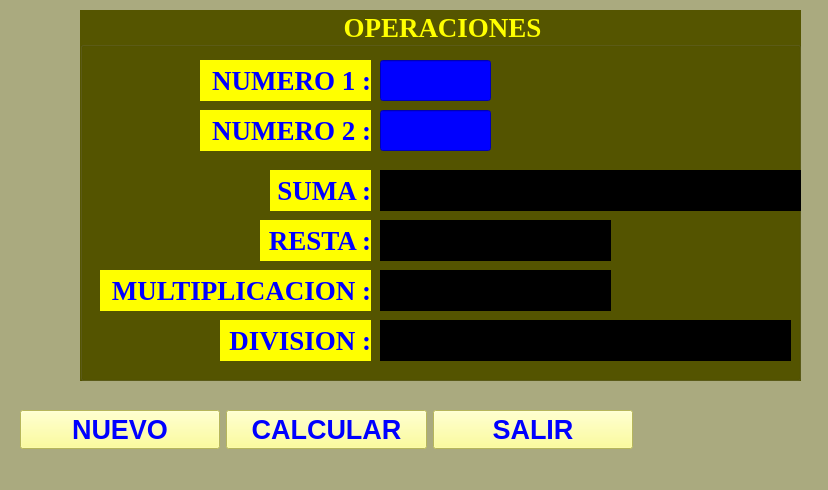
<?xml version="1.0" encoding="UTF-8"?>
<ui version="4.0">
 <class>MainWindow</class>
 <widget class="QMainWindow" name="MainWindow">
  <property name="geometry">
   <rect>
    <x>0</x>
    <y>0</y>
    <width>828</width>
    <height>490</height>
   </rect>
  </property>
  <property name="windowTitle">
   <string>OPERACIONES ARITMETICAS</string>
  </property>
  <property name="styleSheet">
   <string notr="true">background-color: rgb(170, 170, 127);</string>
  </property>
  <widget class="QWidget" name="centralwidget">
   <widget class="QGroupBox" name="gbxoperaciones">
    <property name="geometry">
     <rect>
      <x>80</x>
      <y>10</y>
      <width>721</width>
      <height>371</height>
     </rect>
    </property>
    <property name="font">
     <font>
      <family>Times New Roman</family>
      <pointsize>20</pointsize>
      <weight>75</weight>
      <bold>true</bold>
     </font>
    </property>
    <property name="styleSheet">
     <string notr="true">background-color: rgb(85, 85, 0);
color: rgb(255, 255, 0);
border-color: rgb(85, 170, 0);</string>
    </property>
    <property name="title">
     <string>OPERACIONES</string>
    </property>
    <property name="alignment">
     <set>Qt::AlignCenter</set>
    </property>
    <widget class="QLabel" name="label">
     <property name="geometry">
      <rect>
       <x>120</x>
       <y>50</y>
       <width>171</width>
       <height>41</height>
      </rect>
     </property>
     <property name="font">
      <font>
       <family>Times New Roman</family>
       <pointsize>20</pointsize>
       <weight>75</weight>
       <bold>true</bold>
      </font>
     </property>
     <property name="styleSheet">
      <string notr="true">color: rgb(0, 0, 255);
background-color: rgb(255, 255, 0);
</string>
     </property>
     <property name="text">
      <string>NUMERO 1 :</string>
     </property>
     <property name="alignment">
      <set>Qt::AlignRight|Qt::AlignTrailing|Qt::AlignVCenter</set>
     </property>
    </widget>
    <widget class="QLineEdit" name="tnumero1">
     <property name="geometry">
      <rect>
       <x>300</x>
       <y>50</y>
       <width>111</width>
       <height>41</height>
      </rect>
     </property>
     <property name="font">
      <font>
       <pointsize>20</pointsize>
       <weight>75</weight>
       <bold>true</bold>
      </font>
     </property>
     <property name="styleSheet">
      <string notr="true">color: rgb(255, 255, 0);
background-color: rgb(0, 0, 255);</string>
     </property>
     <property name="text">
      <string/>
     </property>
     <property name="alignment">
      <set>Qt::AlignCenter</set>
     </property>
    </widget>
    <widget class="QLabel" name="label_2">
     <property name="geometry">
      <rect>
       <x>120</x>
       <y>100</y>
       <width>171</width>
       <height>41</height>
      </rect>
     </property>
     <property name="font">
      <font>
       <family>Times New Roman</family>
       <pointsize>20</pointsize>
       <weight>75</weight>
       <bold>true</bold>
      </font>
     </property>
     <property name="styleSheet">
      <string notr="true">color: rgb(0, 0, 255);
background-color: rgb(255, 255, 0);
</string>
     </property>
     <property name="text">
      <string>NUMERO 2 :</string>
     </property>
     <property name="alignment">
      <set>Qt::AlignRight|Qt::AlignTrailing|Qt::AlignVCenter</set>
     </property>
    </widget>
    <widget class="QLineEdit" name="tnumero2">
     <property name="geometry">
      <rect>
       <x>300</x>
       <y>100</y>
       <width>111</width>
       <height>41</height>
      </rect>
     </property>
     <property name="font">
      <font>
       <pointsize>20</pointsize>
       <weight>75</weight>
       <bold>true</bold>
      </font>
     </property>
     <property name="styleSheet">
      <string notr="true">color: rgb(255, 255, 0);
background-color: rgb(0, 0, 255);</string>
     </property>
     <property name="text">
      <string/>
     </property>
     <property name="alignment">
      <set>Qt::AlignCenter</set>
     </property>
    </widget>
    <widget class="QLabel" name="label_3">
     <property name="geometry">
      <rect>
       <x>190</x>
       <y>160</y>
       <width>101</width>
       <height>41</height>
      </rect>
     </property>
     <property name="font">
      <font>
       <family>Times New Roman</family>
       <pointsize>20</pointsize>
       <weight>75</weight>
       <bold>true</bold>
      </font>
     </property>
     <property name="styleSheet">
      <string notr="true">color: rgb(0, 0, 255);
background-color: rgb(255, 255, 0);
</string>
     </property>
     <property name="text">
      <string>SUMA :</string>
     </property>
     <property name="alignment">
      <set>Qt::AlignRight|Qt::AlignTrailing|Qt::AlignVCenter</set>
     </property>
    </widget>
    <widget class="QLabel" name="lblsuma">
     <property name="geometry">
      <rect>
       <x>300</x>
       <y>160</y>
       <width>421</width>
       <height>41</height>
      </rect>
     </property>
     <property name="font">
      <font>
       <family>Times New Roman</family>
       <pointsize>15</pointsize>
       <weight>75</weight>
       <bold>true</bold>
      </font>
     </property>
     <property name="styleSheet">
      <string notr="true">color: rgb(255, 255, 255);
background-color: rgb(0, 0, 0);
</string>
     </property>
     <property name="text">
      <string/>
     </property>
     <property name="alignment">
      <set>Qt::AlignCenter</set>
     </property>
    </widget>
    <widget class="QLabel" name="label_4">
     <property name="geometry">
      <rect>
       <x>180</x>
       <y>210</y>
       <width>111</width>
       <height>41</height>
      </rect>
     </property>
     <property name="font">
      <font>
       <family>Times New Roman</family>
       <pointsize>20</pointsize>
       <weight>75</weight>
       <bold>true</bold>
      </font>
     </property>
     <property name="styleSheet">
      <string notr="true">color: rgb(0, 0, 255);
background-color: rgb(255, 255, 0);
</string>
     </property>
     <property name="text">
      <string>RESTA :</string>
     </property>
     <property name="alignment">
      <set>Qt::AlignRight|Qt::AlignTrailing|Qt::AlignVCenter</set>
     </property>
    </widget>
    <widget class="QLabel" name="lblresta">
     <property name="geometry">
      <rect>
       <x>300</x>
       <y>210</y>
       <width>231</width>
       <height>41</height>
      </rect>
     </property>
     <property name="font">
      <font>
       <family>Times New Roman</family>
       <pointsize>15</pointsize>
       <weight>75</weight>
       <bold>true</bold>
      </font>
     </property>
     <property name="styleSheet">
      <string notr="true">color: rgb(255, 255, 255);
background-color: rgb(0, 0, 0);
</string>
     </property>
     <property name="text">
      <string/>
     </property>
     <property name="alignment">
      <set>Qt::AlignCenter</set>
     </property>
    </widget>
    <widget class="QLabel" name="label_5">
     <property name="geometry">
      <rect>
       <x>20</x>
       <y>260</y>
       <width>271</width>
       <height>41</height>
      </rect>
     </property>
     <property name="font">
      <font>
       <family>Times New Roman</family>
       <pointsize>20</pointsize>
       <weight>75</weight>
       <bold>true</bold>
      </font>
     </property>
     <property name="styleSheet">
      <string notr="true">color: rgb(0, 0, 255);
background-color: rgb(255, 255, 0);
</string>
     </property>
     <property name="text">
      <string>MULTIPLICACION :</string>
     </property>
     <property name="alignment">
      <set>Qt::AlignRight|Qt::AlignTrailing|Qt::AlignVCenter</set>
     </property>
    </widget>
    <widget class="QLabel" name="lblproducto">
     <property name="geometry">
      <rect>
       <x>300</x>
       <y>260</y>
       <width>231</width>
       <height>41</height>
      </rect>
     </property>
     <property name="font">
      <font>
       <family>Times New Roman</family>
       <pointsize>15</pointsize>
       <weight>75</weight>
       <bold>true</bold>
      </font>
     </property>
     <property name="styleSheet">
      <string notr="true">color: rgb(255, 255, 255);
background-color: rgb(0, 0, 0);
</string>
     </property>
     <property name="text">
      <string/>
     </property>
     <property name="alignment">
      <set>Qt::AlignCenter</set>
     </property>
    </widget>
    <widget class="QLabel" name="label_6">
     <property name="geometry">
      <rect>
       <x>140</x>
       <y>310</y>
       <width>151</width>
       <height>41</height>
      </rect>
     </property>
     <property name="font">
      <font>
       <family>Times New Roman</family>
       <pointsize>20</pointsize>
       <weight>75</weight>
       <bold>true</bold>
      </font>
     </property>
     <property name="styleSheet">
      <string notr="true">color: rgb(0, 0, 255);
background-color: rgb(255, 255, 0);
</string>
     </property>
     <property name="text">
      <string>DIVISION :</string>
     </property>
     <property name="alignment">
      <set>Qt::AlignRight|Qt::AlignTrailing|Qt::AlignVCenter</set>
     </property>
    </widget>
    <widget class="QLabel" name="lbldivision">
     <property name="geometry">
      <rect>
       <x>300</x>
       <y>310</y>
       <width>411</width>
       <height>41</height>
      </rect>
     </property>
     <property name="font">
      <font>
       <family>Times New Roman</family>
       <pointsize>15</pointsize>
       <weight>75</weight>
       <bold>true</bold>
      </font>
     </property>
     <property name="styleSheet">
      <string notr="true">color: rgb(255, 255, 255);
background-color: rgb(0, 0, 0);
</string>
     </property>
     <property name="text">
      <string/>
     </property>
     <property name="alignment">
      <set>Qt::AlignCenter</set>
     </property>
    </widget>
   </widget>
   <widget class="QWidget" name="horizontalLayoutWidget">
    <property name="geometry">
     <rect>
      <x>20</x>
      <y>390</y>
      <width>613</width>
      <height>80</height>
     </rect>
    </property>
    <layout class="QHBoxLayout" name="horizontalLayout">
     <item>
      <widget class="QPushButton" name="bnuevo">
       <property name="sizePolicy">
        <sizepolicy hsizetype="Minimum" vsizetype="Fixed">
         <horstretch>0</horstretch>
         <verstretch>0</verstretch>
        </sizepolicy>
       </property>
       <property name="font">
        <font>
         <family>Tahoma</family>
         <pointsize>20</pointsize>
         <weight>75</weight>
         <bold>true</bold>
        </font>
       </property>
       <property name="layoutDirection">
        <enum>Qt::LeftToRight</enum>
       </property>
       <property name="styleSheet">
        <string notr="true">color: rgb(0, 0, 255);
background-color: rgb(255, 255, 127);</string>
       </property>
       <property name="text">
        <string>NUEVO</string>
       </property>
       <property name="icon">
        <iconset>
         <activeon>imagenes/nuevovideo.png</activeon>
        </iconset>
       </property>
       <property name="iconSize">
        <size>
         <width>60</width>
         <height>60</height>
        </size>
       </property>
      </widget>
     </item>
     <item>
      <widget class="QPushButton" name="bcalcular">
       <property name="font">
        <font>
         <family>Tahoma</family>
         <pointsize>20</pointsize>
         <weight>75</weight>
         <bold>true</bold>
        </font>
       </property>
       <property name="styleSheet">
        <string notr="true">color: rgb(0, 0, 255);
background-color: rgb(255, 255, 127);</string>
       </property>
       <property name="text">
        <string>CALCULAR</string>
       </property>
       <property name="icon">
        <iconset>
         <activeon>imagenes/grabarempboleta.png</activeon>
        </iconset>
       </property>
       <property name="iconSize">
        <size>
         <width>60</width>
         <height>60</height>
        </size>
       </property>
      </widget>
     </item>
     <item>
      <widget class="QPushButton" name="bsalir">
       <property name="font">
        <font>
         <family>Tahoma</family>
         <pointsize>20</pointsize>
         <weight>75</weight>
         <bold>true</bold>
        </font>
       </property>
       <property name="styleSheet">
        <string notr="true">color: rgb(0, 0, 255);
background-color: rgb(255, 255, 127);</string>
       </property>
       <property name="text">
        <string>SALIR</string>
       </property>
       <property name="icon">
        <iconset>
         <activeon>imagenes/imgcerrarusuario.png</activeon>
        </iconset>
       </property>
       <property name="iconSize">
        <size>
         <width>60</width>
         <height>60</height>
        </size>
       </property>
      </widget>
     </item>
    </layout>
   </widget>
  </widget>
  <widget class="QStatusBar" name="statusbar"/>
 </widget>
 <resources/>
 <connections/>
</ui>
